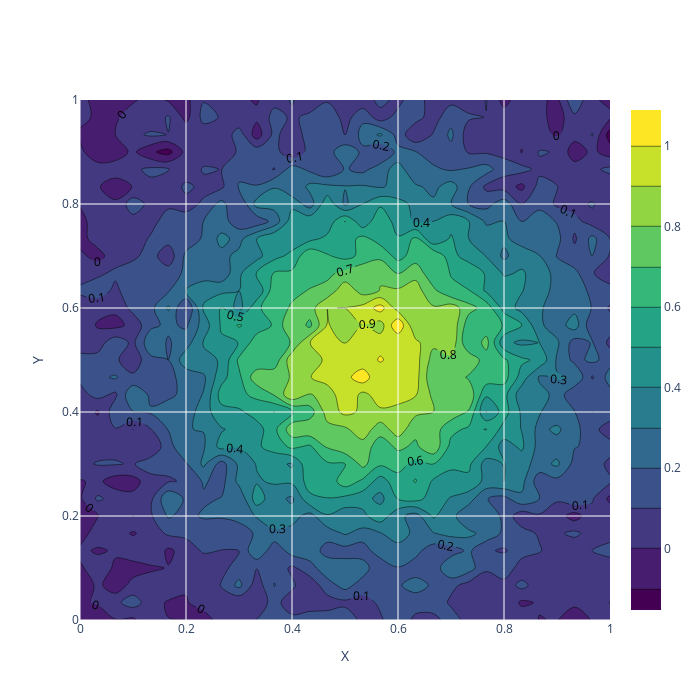
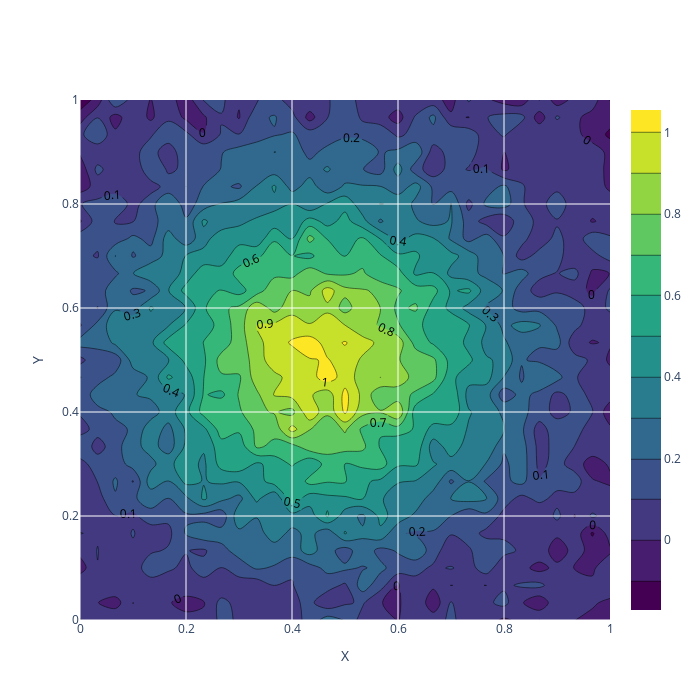
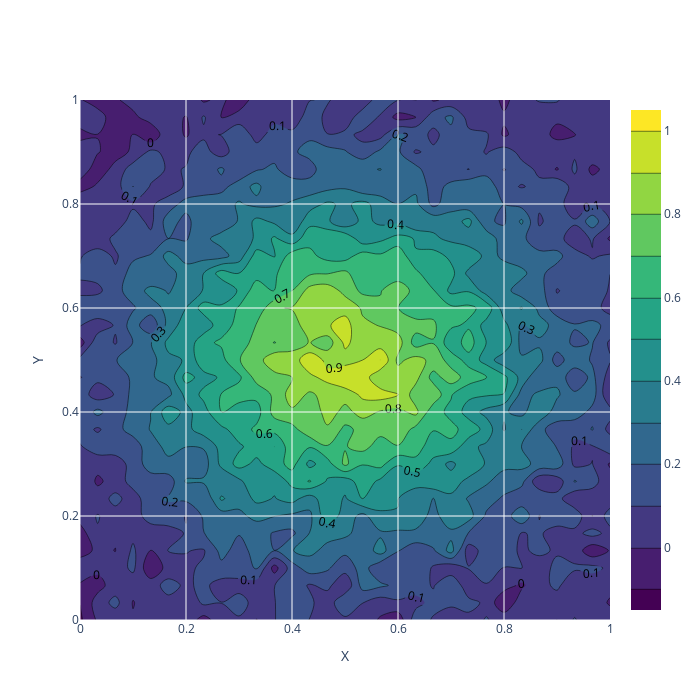

Notebook source saved alongside these figures, in order:
### Code cell
# read memberships
import pandas as pd
import plotly.graph_objects as go
memberships_mv = pd.read_csv("output_competitors/2d/mv/gauss/memberships.csv", header=None)

labels_mv = memberships_mv.iloc[s, :].values

dataset = pd.read_csv(f"data/2d/gauss/gauss_{s}.csv", header=None)

# compute the centroids
c1 = dataset.values[labels_mv == 1, :].mean(axis=0)
c2 = dataset.values[labels_mv == 2, :].mean(axis=0)
c3 = dataset.values[labels_mv == 3, :].mean(axis=0)

nodes = pd.read_csv("data/2d/nodes.csv", header=None)

x2d_unique = nodes.iloc[:, 0].unique()
y2d_unique = nodes.iloc[:, 1].unique()

c1_surface = pd.DataFrame(np.zeros((nodes.shape[0], 3)))
for j in range(nodes.shape[0]):
    c1_surface.iloc[j, 0] = nodes.iloc[j, 0]
    c1_surface.iloc[j, 1] = nodes.iloc[j, 1]
    c1_surface.iloc[j, 2] = c1[j]
c1_surface.columns = ["x", "y", "z"]
c1_Z = c1_surface.pivot_table(index='y', columns='x', values='z').values

c2_surface = pd.DataFrame(np.zeros((nodes.shape[0], 3)))
for j in range(nodes.shape[0]):
    c2_surface.iloc[j, 0] = nodes.iloc[j, 0]
    c2_surface.iloc[j, 1] = nodes.iloc[j, 1]
    c2_surface.iloc[j, 2] = c2[j]
c2_surface.columns = ["x", "y", "z"]
c2_Z = c2_surface.pivot_table(index='y', columns='x', values='z').values

c3_surface = pd.DataFrame(np.zeros((nodes.shape[0], 3)))
for j in range(nodes.shape[0]):
    c3_surface.iloc[j, 0] = nodes.iloc[j, 0]
    c3_surface.iloc[j, 1] = nodes.iloc[j, 1]
    c3_surface.iloc[j, 2] = c3[j]
c3_surface.columns = ["x", "y", "z"]
c3_Z = c3_surface.pivot_table(index='y', columns='x', values='z').values

for C in [c1_Z, c2_Z, c3_Z]:
    fig = go.Figure()
    fig.add_trace(go.Contour(
        x=x2d_unique, y=y2d_unique, z=C,
        colorscale='Viridis',
        name=f'Sample {i}',
        contours=dict(showlabels=True)
    ))
    fig.update_layout(
        xaxis_title="X",
        yaxis_title="Y",
        height=700,
        width=700
    )

    for gx in np.arange(min(x2d_unique), max(x2d_unique), 0.2):
        fig.add_trace(go.Scatter(
            x=[gx, gx],
            y=[min(y2d_unique), max(y2d_unique)],
            mode="lines",
            line=dict(color="white", width=1),
            showlegend=False
        ))

    for gy in np.arange(min(y2d_unique), max(y2d_unique), 0.2):
        fig.add_trace(go.Scatter(
            x=[min(x2d_unique), max(x2d_unique)],
            y=[gy, gy],
            mode="lines",
            line=dict(color="white", width=1),
            showlegend=False
        ))

    fig.update_xaxes(range=[0, 1])
    fig.update_yaxes(range=[0, 1])
    
    fig.show()

### Figure 1 — Plotly figure (JSON) as saved in the notebook; plotly's stock layout.template omitted (floating-point values rounded to 4 significant figures; data arrays with more than 128 entries replaced by an {"elided": "..."} marker saying what was removed)
{"data": [{"colorscale": [[0, "#440154"], [0.1111, "#482878"], [0.2222, "#3e4989"], [0.3333, "#31688e"], [0.4444, "#26828e"], [0.5556, "#1f9e89"], [0.6667, "#35b779"], [0.7778, "#6ece58"], [0.8889, "#b5de2b"], [1, "#fde725"]], "contours": {"showlabels": true}, "name": "Sample 5", "type": "contour", "x": [0, 0.03333, 0.06667, 0.1, 0.1333, 0.1667, 0.2, 0.2333, 0.2667, 0.3, 0.3333, 0.3667, 0.4, 0.4333, 0.4667, 0.5, 0.5333, 0.5667, 0.6, 0.6333, 0.6667, 0.7, 0.7333, 0.7667, 0.8, 0.8333, 0.8667, 0.9, 0.9333, 0.9667, 1], "y": [0, 0.03333, 0.06667, 0.1, 0.1333, 0.1667, 0.2, 0.2333, 0.2667, 0.3, 0.3333, 0.3667, 0.4, 0.4333, 0.4667, 0.5, 0.5333, 0.5667, 0.6, 0.6333, 0.6667, 0.7, 0.7333, 0.7667, 0.8, 0.8333, 0.8667, 0.9, 0.9333, 0.9667, 1], "z": {"elided": "31x31 float values"}}, {"line": {"color": "white", "width": 1}, "mode": "lines", "showlegend": false, "type": "scatter", "x": [0, 0], "y": [0, 1]}, {"line": {"color": "white", "width": 1}, "mode": "lines", "showlegend": false, "type": "scatter", "x": [0.2, 0.2], "y": [0, 1]}, {"line": {"color": "white", "width": 1}, "mode": "lines", "showlegend": false, "type": "scatter", "x": [0.4, 0.4], "y": [0, 1]}, {"line": {"color": "white", "width": 1}, "mode": "lines", "showlegend": false, "type": "scatter", "x": [0.6, 0.6], "y": [0, 1]}, {"line": {"color": "white", "width": 1}, "mode": "lines", "showlegend": false, "type": "scatter", "x": [0.8, 0.8], "y": [0, 1]}, {"line": {"color": "white", "width": 1}, "mode": "lines", "showlegend": false, "type": "scatter", "x": [0, 1], "y": [0, 0]}, {"line": {"color": "white", "width": 1}, "mode": "lines", "showlegend": false, "type": "scatter", "x": [0, 1], "y": [0.2, 0.2]}, {"line": {"color": "white", "width": 1}, "mode": "lines", "showlegend": false, "type": "scatter", "x": [0, 1], "y": [0.4, 0.4]}, {"line": {"color": "white", "width": 1}, "mode": "lines", "showlegend": false, "type": "scatter", "x": [0, 1], "y": [0.6, 0.6]}, {"line": {"color": "white", "width": 1}, "mode": "lines", "showlegend": false, "type": "scatter", "x": [0, 1], "y": [0.8, 0.8]}], "layout": {"height": 700, "width": 700, "xaxis": {"range": [0, 1], "title": {"text": "X"}}, "yaxis": {"range": [0, 1], "title": {"text": "Y"}}}}

### Figure 2 — Plotly figure (JSON) as saved in the notebook; plotly's stock layout.template omitted (floating-point values rounded to 4 significant figures; data arrays with more than 128 entries replaced by an {"elided": "..."} marker saying what was removed)
{"data": [{"colorscale": [[0, "#440154"], [0.1111, "#482878"], [0.2222, "#3e4989"], [0.3333, "#31688e"], [0.4444, "#26828e"], [0.5556, "#1f9e89"], [0.6667, "#35b779"], [0.7778, "#6ece58"], [0.8889, "#b5de2b"], [1, "#fde725"]], "contours": {"showlabels": true}, "name": "Sample 5", "type": "contour", "x": [0, 0.03333, 0.06667, 0.1, 0.1333, 0.1667, 0.2, 0.2333, 0.2667, 0.3, 0.3333, 0.3667, 0.4, 0.4333, 0.4667, 0.5, 0.5333, 0.5667, 0.6, 0.6333, 0.6667, 0.7, 0.7333, 0.7667, 0.8, 0.8333, 0.8667, 0.9, 0.9333, 0.9667, 1], "y": [0, 0.03333, 0.06667, 0.1, 0.1333, 0.1667, 0.2, 0.2333, 0.2667, 0.3, 0.3333, 0.3667, 0.4, 0.4333, 0.4667, 0.5, 0.5333, 0.5667, 0.6, 0.6333, 0.6667, 0.7, 0.7333, 0.7667, 0.8, 0.8333, 0.8667, 0.9, 0.9333, 0.9667, 1], "z": {"elided": "31x31 float values"}}, {"line": {"color": "white", "width": 1}, "mode": "lines", "showlegend": false, "type": "scatter", "x": [0, 0], "y": [0, 1]}, {"line": {"color": "white", "width": 1}, "mode": "lines", "showlegend": false, "type": "scatter", "x": [0.2, 0.2], "y": [0, 1]}, {"line": {"color": "white", "width": 1}, "mode": "lines", "showlegend": false, "type": "scatter", "x": [0.4, 0.4], "y": [0, 1]}, {"line": {"color": "white", "width": 1}, "mode": "lines", "showlegend": false, "type": "scatter", "x": [0.6, 0.6], "y": [0, 1]}, {"line": {"color": "white", "width": 1}, "mode": "lines", "showlegend": false, "type": "scatter", "x": [0.8, 0.8], "y": [0, 1]}, {"line": {"color": "white", "width": 1}, "mode": "lines", "showlegend": false, "type": "scatter", "x": [0, 1], "y": [0, 0]}, {"line": {"color": "white", "width": 1}, "mode": "lines", "showlegend": false, "type": "scatter", "x": [0, 1], "y": [0.2, 0.2]}, {"line": {"color": "white", "width": 1}, "mode": "lines", "showlegend": false, "type": "scatter", "x": [0, 1], "y": [0.4, 0.4]}, {"line": {"color": "white", "width": 1}, "mode": "lines", "showlegend": false, "type": "scatter", "x": [0, 1], "y": [0.6, 0.6]}, {"line": {"color": "white", "width": 1}, "mode": "lines", "showlegend": false, "type": "scatter", "x": [0, 1], "y": [0.8, 0.8]}], "layout": {"height": 700, "width": 700, "xaxis": {"range": [0, 1], "title": {"text": "X"}}, "yaxis": {"range": [0, 1], "title": {"text": "Y"}}}}

### Figure 3 — Plotly figure (JSON) as saved in the notebook; plotly's stock layout.template omitted (floating-point values rounded to 4 significant figures; data arrays with more than 128 entries replaced by an {"elided": "..."} marker saying what was removed)
{"data": [{"colorscale": [[0, "#440154"], [0.1111, "#482878"], [0.2222, "#3e4989"], [0.3333, "#31688e"], [0.4444, "#26828e"], [0.5556, "#1f9e89"], [0.6667, "#35b779"], [0.7778, "#6ece58"], [0.8889, "#b5de2b"], [1, "#fde725"]], "contours": {"showlabels": true}, "name": "Sample 5", "type": "contour", "x": [0, 0.03333, 0.06667, 0.1, 0.1333, 0.1667, 0.2, 0.2333, 0.2667, 0.3, 0.3333, 0.3667, 0.4, 0.4333, 0.4667, 0.5, 0.5333, 0.5667, 0.6, 0.6333, 0.6667, 0.7, 0.7333, 0.7667, 0.8, 0.8333, 0.8667, 0.9, 0.9333, 0.9667, 1], "y": [0, 0.03333, 0.06667, 0.1, 0.1333, 0.1667, 0.2, 0.2333, 0.2667, 0.3, 0.3333, 0.3667, 0.4, 0.4333, 0.4667, 0.5, 0.5333, 0.5667, 0.6, 0.6333, 0.6667, 0.7, 0.7333, 0.7667, 0.8, 0.8333, 0.8667, 0.9, 0.9333, 0.9667, 1], "z": {"elided": "31x31 float values"}}, {"line": {"color": "white", "width": 1}, "mode": "lines", "showlegend": false, "type": "scatter", "x": [0, 0], "y": [0, 1]}, {"line": {"color": "white", "width": 1}, "mode": "lines", "showlegend": false, "type": "scatter", "x": [0.2, 0.2], "y": [0, 1]}, {"line": {"color": "white", "width": 1}, "mode": "lines", "showlegend": false, "type": "scatter", "x": [0.4, 0.4], "y": [0, 1]}, {"line": {"color": "white", "width": 1}, "mode": "lines", "showlegend": false, "type": "scatter", "x": [0.6, 0.6], "y": [0, 1]}, {"line": {"color": "white", "width": 1}, "mode": "lines", "showlegend": false, "type": "scatter", "x": [0.8, 0.8], "y": [0, 1]}, {"line": {"color": "white", "width": 1}, "mode": "lines", "showlegend": false, "type": "scatter", "x": [0, 1], "y": [0, 0]}, {"line": {"color": "white", "width": 1}, "mode": "lines", "showlegend": false, "type": "scatter", "x": [0, 1], "y": [0.2, 0.2]}, {"line": {"color": "white", "width": 1}, "mode": "lines", "showlegend": false, "type": "scatter", "x": [0, 1], "y": [0.4, 0.4]}, {"line": {"color": "white", "width": 1}, "mode": "lines", "showlegend": false, "type": "scatter", "x": [0, 1], "y": [0.6, 0.6]}, {"line": {"color": "white", "width": 1}, "mode": "lines", "showlegend": false, "type": "scatter", "x": [0, 1], "y": [0.8, 0.8]}], "layout": {"height": 700, "width": 700, "xaxis": {"range": [0, 1], "title": {"text": "X"}}, "yaxis": {"range": [0, 1], "title": {"text": "Y"}}}}
